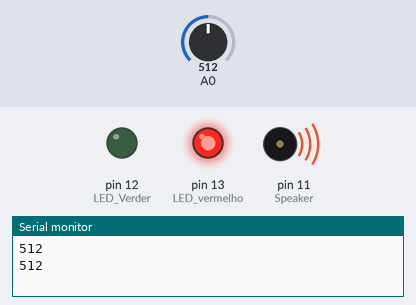
Bench run of a sketch on a simulated Arduino Uno, built with avr-gcc and run on an emulated ATmega328P. Shown: output pins drawn as LEDs (lit = HIGH), buzzer (waves = sounding, pin HIGH), the last lines printed to the serial monitor. The inputs (shaded band) are chosen by the test bench; at power-on: A0 = 512.

Above: at 1.8 s.
1.9 s: A0 set to 999
3.4 s: A0 set to 1017
At 5.1 s:
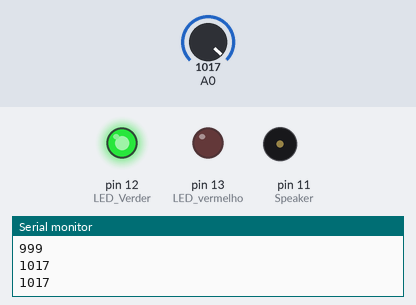
5.5 s: A0 set to 900
At 7.1 s:
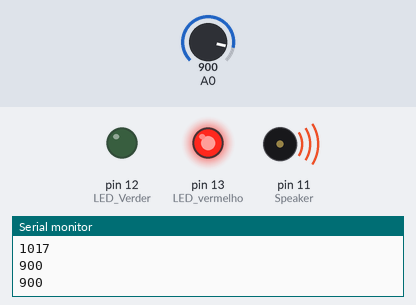
7.5 s: A0 set to 1023
At 9.1 s:
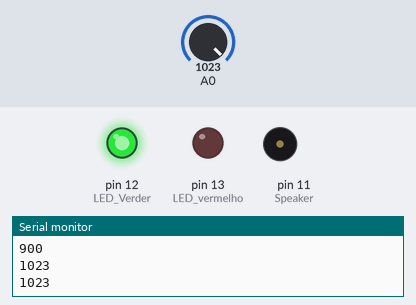
Timing chart, 0 to 10.5 s (numbered marks = the images above; inputs shaded):
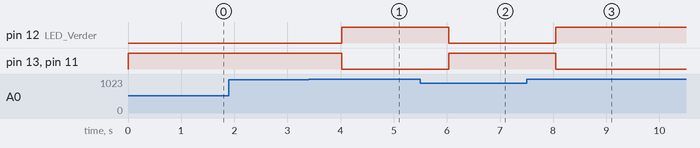

The sketch:

ISD.ino
```cpp
#include <LowPower.h>

void setup() {
  pinMode(13, OUTPUT); // LED vermelho
  pinMode(12, OUTPUT); // LED Verder
  pinMode(11, OUTPUT); // Speaker
}

void loop() {
  Serial.flush();
  Serial.begin(9600);
  int sensorIV = analogRead(A0);
  Serial.println(sensorIV);
  if(sensorIV>1016){
    digitalWrite(12, HIGH);
    digitalWrite(11, LOW);
    digitalWrite(13, LOW);
  }else{
    digitalWrite(13, HIGH);
    digitalWrite(11, HIGH);
    digitalWrite(12, LOW);
  }
  Serial.end();
  LowPower.powerDown(SLEEP_1S, ADC_OFF, BOD_OFF);
}
```

Measured:
- the behaviour switches between 1016 and 1017 on A0 (found by bisection; images 0 and 1)
- after the input at 3.4 s, pin 12 (LED_Verder): LOW → HIGH after 0.62 s; pin 13 (LED_vermelho), pin 11 (Speaker): HIGH → LOW after 0.62 s
- after the input at 5.5 s, pin 12 (LED_Verder): HIGH → LOW after 0.54 s; pin 13 (LED_vermelho), pin 11 (Speaker): LOW → HIGH after 0.54 s
- after the input at 7.5 s, pin 12 (LED_Verder): LOW → HIGH after 0.55 s; pin 13 (LED_vermelho), pin 11 (Speaker): HIGH → LOW after 0.55 s
